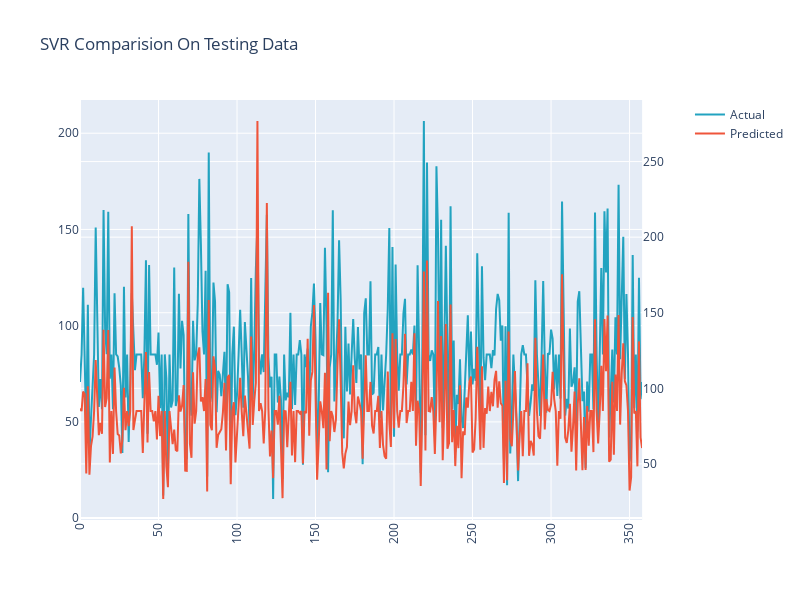

Notebook cell for this chart:
### Markdown cell above
## Comparision Of Predicted AQI and Actual AQI

### Code cell
import plotly.graph_objects as go
from plotly.subplots import make_subplots

trace1 = go.Scatter(
   
    y=df_y.iloc[:,-1],
    name="Actual",
    marker=dict(
        color='rgb(34,163,192)'
               )
)
trace2 = go.Scatter(
    y=df_y.iloc[:,0],
    
    name='Predicted',
    yaxis='y2'

)
fig = make_subplots(specs=[[{"secondary_y": True}]])
fig.add_trace(trace1)
fig.add_trace(trace2,secondary_y=True)
fig['layout'].update(height = 600, width = 800, title = "SVR Comparision On Testing Data ",xaxis=dict(
      tickangle=-90
    ))
fig.show()

### Figure 1 — Plotly figure (JSON) as saved in the notebook; plotly's stock layout.template omitted (floating-point values rounded to 4 significant figures; data arrays with more than 128 entries replaced by an {"elided": "..."} marker saying what was removed)
{"data": [{"marker": {"color": "rgb(34,163,192)"}, "name": "Actual", "type": "scatter", "y": {"elided": "359 float values"}}, {"name": "Predicted", "type": "scatter", "xaxis": "x", "y": {"elided": "359 float values"}, "yaxis": "y2"}], "layout": {"height": 600, "title": {"text": "SVR Comparision On Testing Data "}, "width": 800, "xaxis": {"anchor": "y", "domain": [0, 0.94], "tickangle": -90}, "yaxis": {"anchor": "x", "domain": [0, 1]}, "yaxis2": {"anchor": "x", "overlaying": "y", "side": "right"}}}
